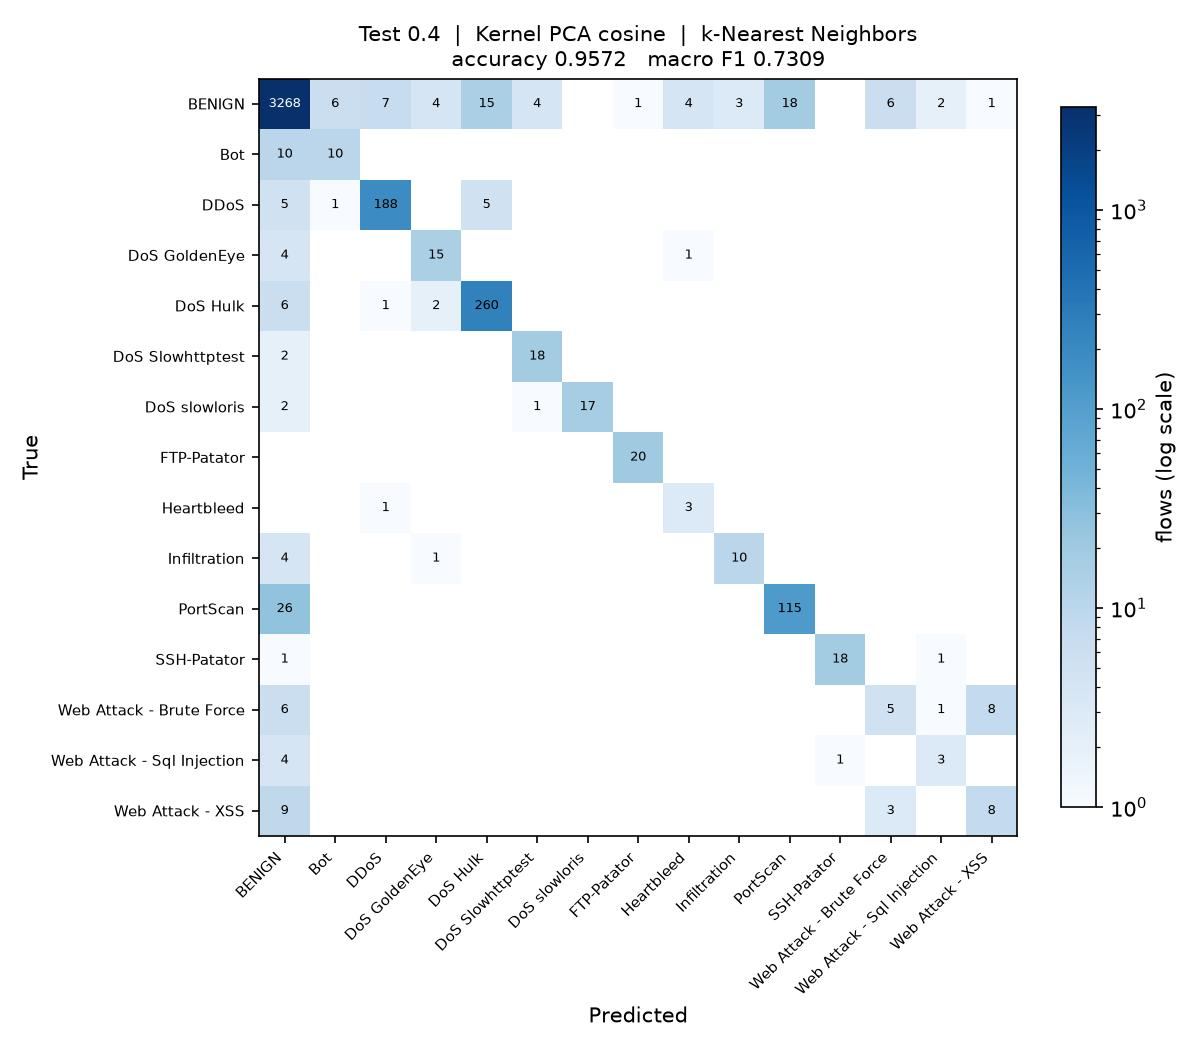

Write Python code to recreate this figure.
"""
Test_0.4_DR_COS_KNN

Test size 0.4  |  Kernel PCA (cosine)  |  k-Nearest Neighbors  (reference sheet #13)

Note: taken in place of sheet #5 Elastic Net, which is a regressor and cannot classify.

Run on its own:

    python Test_0.4_DR_COS_KNN.py

Writes Test_0.4_DR_COS_KNN.jpg (confusion matrix) and appends one row to
results/75_runs.csv.
"""

import os
import sys
import time
import warnings
from pathlib import Path

import matplotlib
matplotlib.use("Agg")
import matplotlib.pyplot as plt
import numpy as np
import pandas as pd
from sklearn.decomposition import KernelPCA
from sklearn.impute import SimpleImputer
from sklearn.metrics import (accuracy_score, confusion_matrix, f1_score,
                             precision_score, recall_score)
from sklearn.model_selection import train_test_split
from sklearn.preprocessing import LabelEncoder, StandardScaler
from sklearn.neighbors import KNeighborsClassifier

sys.path.insert(0, str(Path(__file__).resolve().parent.parent))
from common import load_sample                      # noqa: E402

warnings.filterwarnings("ignore")

# ----- this run -------------------------------------------------------------
TEST_SIZE = 0.4
KERNEL = "cosine"
CLASSIFIER = "KNN"
N_COMPONENTS = 15
# ----------------------------------------------------------------------------

SEED = 0
N_JOBS = max(1, (os.cpu_count() or 2) // 2)
STEM = "Test_0.4_DR_COS_KNN"
HERE = Path(__file__).resolve().parent
RESULTS = HERE.parent / "results"


def main():
    t0 = time.time()
    df = load_sample(10000, 50, SEED)
    y = LabelEncoder().fit_transform(df["Label"])
    X = df.drop(columns=["Label", "Day"])
    classes = sorted(df["Label"].unique())
    print(f"{len(df):,} flows, {X.shape[1]} features, {len(classes)} classes")

    X_train, X_test, y_train, y_test = train_test_split(
        X, y, test_size=TEST_SIZE, random_state=SEED, stratify=y)

    # mean imputation and scaling, fitted on the training split only
    imputer = SimpleImputer(strategy="mean").fit(X_train)
    scaler = StandardScaler().fit(imputer.transform(X_train))
    X_train = scaler.transform(imputer.transform(X_train))
    X_test = scaler.transform(imputer.transform(X_test))

    # dimensionality reduction: Kernel PCA, fitted on the training split only.
    # arpack keeps the largest positive eigenvalues; the randomized solver ranks
    # them by magnitude and fails on the sigmoid kernel, which is not PSD.
    kpca = KernelPCA(n_components=N_COMPONENTS, kernel=KERNEL,
                     eigen_solver="arpack", random_state=SEED, n_jobs=N_JOBS)
    X_train = kpca.fit_transform(X_train)
    X_test = kpca.transform(X_test)
    print(f"Kernel PCA ({KERNEL}): {X_train.shape[1]} components")

    classifier = KNeighborsClassifier(n_neighbors=5, n_jobs=N_JOBS)
    classifier.fit(X_train, y_train)
    y_pred = classifier.predict(X_test)

    acc = accuracy_score(y_test, y_pred)
    pre = precision_score(y_test, y_pred, average="macro", zero_division=0)
    rec = recall_score(y_test, y_pred, average="macro", zero_division=0)
    f1 = f1_score(y_test, y_pred, average="macro", zero_division=0)
    pre_w = precision_score(y_test, y_pred, average="weighted", zero_division=0)
    rec_w = recall_score(y_test, y_pred, average="weighted", zero_division=0)
    f1_w = f1_score(y_test, y_pred, average="weighted", zero_division=0)

    print(f"Accuracy  : {acc:.4f}")
    print(f"Precision : {pre:.4f}")
    print(f"Recall    : {rec:.4f}")
    print(f"F1 Score  : {f1:.4f}")

    # confusion matrix image, named to match this script
    cm = confusion_matrix(y_test, y_pred, labels=range(len(classes)))
    fig, ax = plt.subplots(figsize=(8, 7))
    im = ax.imshow(cm, cmap="Blues", norm=matplotlib.colors.LogNorm(vmin=1))
    ax.set_xticks(range(len(classes)), classes, rotation=45, ha="right", fontsize=7)
    ax.set_yticks(range(len(classes)), classes, fontsize=7)
    ax.set_xlabel("Predicted")
    ax.set_ylabel("True")
    ax.set_title(f"Test {TEST_SIZE}  |  Kernel PCA {KERNEL}  |  k-Nearest Neighbors\n"
                 f"accuracy {acc:.4f}   macro F1 {f1:.4f}", fontsize=10)
    for i in range(len(classes)):
        for j in range(len(classes)):
            if cm[i, j]:
                ax.text(j, i, cm[i, j], ha="center", va="center", fontsize=6,
                        color="white" if cm[i, j] > cm.max() / 3 else "black")
    fig.colorbar(im, ax=ax, fraction=0.04, label="flows (log scale)")
    fig.tight_layout()
    fig.savefig(HERE / f"{STEM}.jpg", dpi=150)
    plt.close(fig)

    # one row appended to the shared results table
    RESULTS.mkdir(exist_ok=True)
    row = {"Test": TEST_SIZE, "DR": "COS", "Clas": CLASSIFIER,
           "Acc": round(acc, 4), "Pre": round(pre, 4), "Rec": round(rec, 4),
           "F1": round(f1, 4),
           "Pre_weighted": round(pre_w, 4), "Rec_weighted": round(rec_w, 4),
           "F1_weighted": round(f1_w, 4),
           "n_components": N_COMPONENTS, "seconds": round(time.time() - t0, 1),
           "script": STEM}
    out = RESULTS / "75_runs.csv"
    old = pd.read_csv(out).to_dict("records") if out.exists() else []
    old = [r for r in old if r.get("script") != STEM]
    pd.DataFrame(old + [row]).to_csv(out, index=False)
    print(f"saved {STEM}.jpg and appended to results/75_runs.csv "
          f"({time.time() - t0:.0f}s)")


if __name__ == "__main__":
    main()
